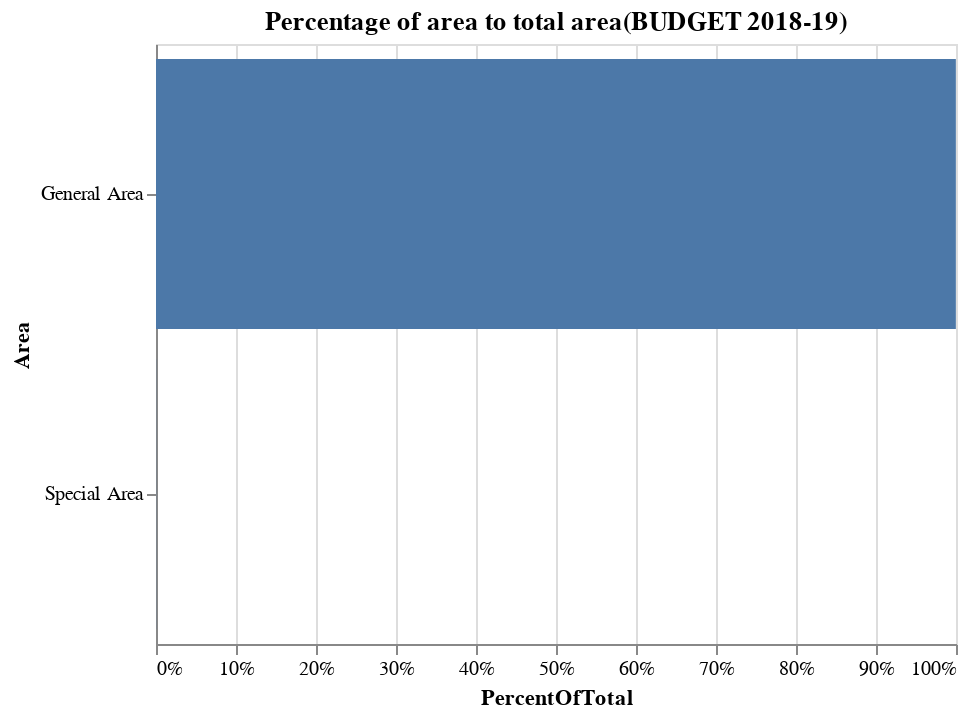

Write notebook code for a chart like this one.
### Code cell
alt.Chart(groupby_Area).mark_bar().encode(
    alt.X('PercentOfTotal:Q', axis=alt.Axis(format='.0%')),
    y='Area:N'
).transform_window(
    TotalArea='sum(BUDGET_2018_19)',
    frame=[None, None]
).transform_calculate(
    PercentOfTotal="datum.BUDGET_2018_19/datum.TotalArea"
).properties(
    title='Percentage of area to total area(BUDGET 2018-19)'
).interactive()

### Figure 1 — Vega-Lite specification as saved in the notebook (floating-point values rounded to 4 significant figures)
{"$schema": "https://vega.github.io/schema/vega-lite/v2.6.0.json", "config": {"view": {"height": 300, "width": 400}}, "data": {"name": "data-01b9c309c27e1268fb9daca02e5d85c0"}, "datasets": {"data-01b9c309c27e1268fb9daca02e5d85c0": [{"#": 381371, "ACTUALS_2016_17": 5307000.0, "Area": "General Area", "BUDGET_2017_18": 8463000.0, "BUDGET_2018_19": 9066000.0, "Object Head": 0, "REVISED_2017_18": 7036000.0, "Voucher Head": 0}, {"#": 34045, "ACTUALS_2016_17": 8058.0, "Area": "Special Area", "BUDGET_2017_18": 10440.0, "BUDGET_2018_19": 1571.0, "Object Head": 0, "REVISED_2017_18": 3887.0, "Voucher Head": 0}]}, "encoding": {"x": {"axis": {"format": ".0%"}, "field": "PercentOfTotal", "type": "quantitative"}, "y": {"field": "Area", "type": "nominal"}}, "mark": "bar", "selection": {"selector004": {"bind": "scales", "encodings": ["x", "y"], "mark": {"fill": "#333", "fillOpacity": 0.125, "stroke": "white"}, "on": "[mousedown, window:mouseup] > window:mousemove!", "resolve": "global", "translate": "[mousedown, window:mouseup] > window:mousemove!", "type": "interval", "zoom": "wheel!"}}, "title": "Percentage of area to total area(BUDGET 2018-19)", "transform": [{"frame": [null, null], "window": [{"as": "TotalArea", "field": "BUDGET_2018_19", "op": "sum"}]}, {"as": "PercentOfTotal", "calculate": "datum.BUDGET_2018_19/datum.TotalArea"}]}
